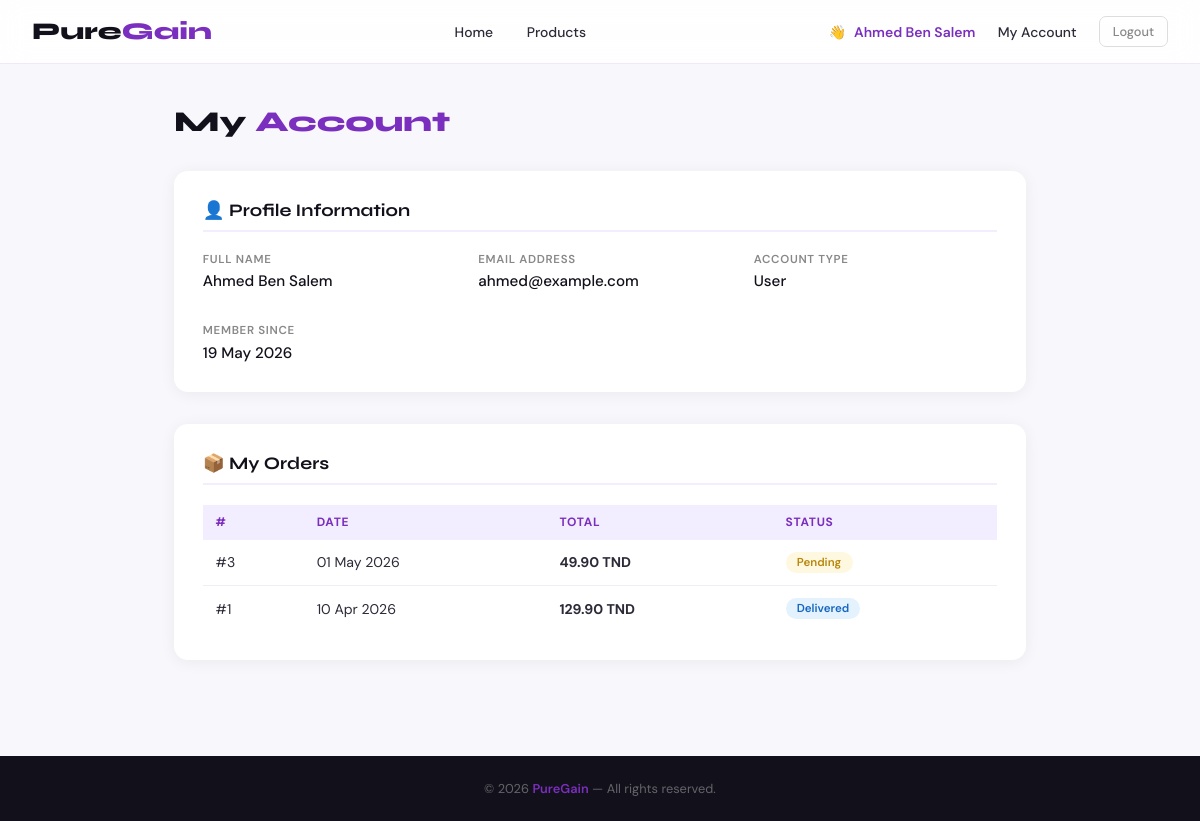
Screenshot of /user/account.php (signed in) with the database file from the repository.
### tables this page shows
CREATE TABLE IF NOT EXISTS users (
  id         INT           NOT NULL AUTO_INCREMENT,
  name       VARCHAR(120)  NOT NULL,
  email      VARCHAR(180)  NOT NULL UNIQUE,
  password   VARCHAR(255)  NOT NULL,         
  role       ENUM('user','admin') NOT NULL DEFAULT 'user',
  created_at TIMESTAMP     NOT NULL DEFAULT CURRENT_TIMESTAMP,
  PRIMARY KEY (id)
);

CREATE TABLE IF NOT EXISTS orders (
  id         INT           NOT NULL AUTO_INCREMENT,
  user_id    INT           NOT NULL,
  total      DECIMAL(10,2) NOT NULL DEFAULT 0.00,
  status     ENUM('pending','confirmed','delivered','cancelled')
             NOT NULL DEFAULT 'pending',
  created_at TIMESTAMP     NOT NULL DEFAULT CURRENT_TIMESTAMP,
  PRIMARY KEY (id),
  CONSTRAINT fk_order_user
    FOREIGN KEY (user_id) REFERENCES users (id)
    ON DELETE CASCADE ON UPDATE CASCADE
);

### user/account.php (the view, shortened to what this page needs)
<?php
require '../includes/header.php';
require '../config/db.php';
$user_id = $_SESSION['user_id'];
$stmt = mysqli_prepare($conn, "SELECT * FROM users WHERE id = ?");
mysqli_stmt_bind_param($stmt, "i", $user_id);
mysqli_stmt_execute($stmt);
$user = mysqli_fetch_assoc(mysqli_stmt_get_result($stmt));
$ostmt = mysqli_prepare($conn, "SELECT * FROM orders WHERE user_id = ? ORDER BY created_at DESC");
mysqli_stmt_bind_param($ostmt, "i", $user_id);
mysqli_stmt_execute($ostmt);
$orders = mysqli_stmt_get_result($ostmt);
?>
<main>
<div class="page-wrap">
  <div class="page-title">My <span>Account</span></div>
  <div class="card-box">
    <h2>👤 Profile Information</h2>
    <div class="info-row">
      <div class="info-item">
        <label>Full Name</label>
        <p><?= htmlspecialchars($user['name']) ?></p>
      </div>
      <div class="info-item">
        <label>Email Address</label>
        <p><?= htmlspecialchars($user['email']) ?></p>
      </div>
      <div class="info-item">
        <label>Account Type</label>
        <p><?= ucfirst($user['role']) ?></p>
      </div>
      <div class="info-item">
        <label>Member Since</label>
        <p><?= date('d M Y', strtotime($user['created_at'])) ?></p>
      </div>
    </div>
  </div>
  <div class="card-box">
    <h2>📦 My Orders</h2>
    <?php if (mysqli_num_rows($orders) === 0): ?>
      <div class="empty-orders">
        <div class="icon">🛒</div>
        <p>You haven't placed any orders yet.</p>
        <a href="../index.php" style="color:var(--purple);font-weight:600;">Browse Products →</a>
      </div>
    <?php else: ?>
      <table>
        <thead>
          <tr>
            <th>#</th>
            <th>Date</th>
            <th>Total</th>
            <th>Status</th>
          </tr>
        </thead>
        <tbody>
          <?php while ($order = mysqli_fetch_assoc($orders)): ?>
            <tr>
              <td>#<?= $order['id'] ?></td>
              <td><?= date('d M Y', strtotime($order['created_at'])) ?></td>
              <td><strong><?= number_format($order['total'], 2) ?> TND</strong></td>
              <td>
                <span class="badge badge-<?= $order['status'] ?>">
                  <?= ucfirst($order['status']) ?>
                </span>
              </td>
            </tr>
          <?php endwhile; ?>
        </tbody>
      </table>
    <?php endif; ?>
  </div>
</div>
</main>
<?php require '../includes/footer.php'; ?>

### includes/header.php (style rules this page uses)
*, *::before, *::after { box-sizing: border-box; margin: 0; padding: 0; }
:root { --purple: #7b2fbe; --purple-dark: #5a1f8e; --purple-pale: #f3eeff; --bg: #f8f7fc; --dark: #12101a; --text: #2d2b38; --muted: #888; --white: #fff; --radius: 14px; --error: #c0392b; --success: #1e7e4a; }
html { scroll-behavior: smooth; }
body { font-family: 'DM Sans', sans-serif; background: var(--bg); color: var(--text); min-height: 100vh; display: flex; flex-direction: column; }

### user/account.php (style rules this page uses)
.page-wrap { max-width: 900px; margin: 0 auto; padding: 2.5rem 1.5rem 4rem; }
.page-title { font-family: 'Syne', sans-serif; font-size: 1.8rem; font-weight: 800; color: var(--dark); margin-bottom: 2rem; }
.page-title span { color: var(--purple); }
.card-box { background: #fff; border-radius: var(--radius); box-shadow: 0 2px 16px rgba(0,0,0,0.06); padding: 1.8rem; margin-bottom: 2rem; }
.card-box h2 { font-family: 'Syne', sans-serif; font-size: 1.1rem; font-weight: 700; color: var(--dark); margin-bottom: 1.2rem; padding-bottom: 0.6rem; border-bottom: 2px solid var(--purple-pale); }
.info-row { display: flex; gap: 2rem; flex-wrap: wrap; }
.info-item { flex: 1; min-width: 180px; }
.info-item label { display: block; font-size: 0.72rem; font-weight: 600; color: var(--muted); text-transform: uppercase; letter-spacing: 0.06em; margin-bottom: 0.3rem; }
.info-item p { font-size: 0.95rem; font-weight: 500; color: var(--dark); }
table { width: 100%; border-collapse: collapse; font-size: 0.88rem; }
th { text-align: left; padding: 0.6rem 0.8rem; background: var(--purple-pale); color: var(--purple); font-size: 0.75rem; font-weight: 700; text-transform: uppercase; letter-spacing: 0.06em; }
td { padding: 0.75rem 0.8rem; border-bottom: 1px solid #f0eef5; color: var(--text); }
tr:last-child td { border-bottom: none; }
.badge { display: inline-block; padding: 0.2rem 0.7rem; border-radius: 20px; font-size: 0.72rem; font-weight: 600; text-transform: capitalize; }
.badge-pending { background: #fff8e1; color: #b8860b; }
.badge-delivered { background: #e3f2fd; color: #1565c0; }

### rows the page displays
users: name "Ahmed Ben Salem", email "ahmed@example.com", role "User", created_at "19 May 2026"
orders: id "3", created_at "01 May 2026", total "49.90", status "Pending"
orders: id "1", created_at "10 Apr 2026", total "129.90", status "Delivered"

### other values shown
$_SESSION['user_name'] "Ahmed Ben Salem"
